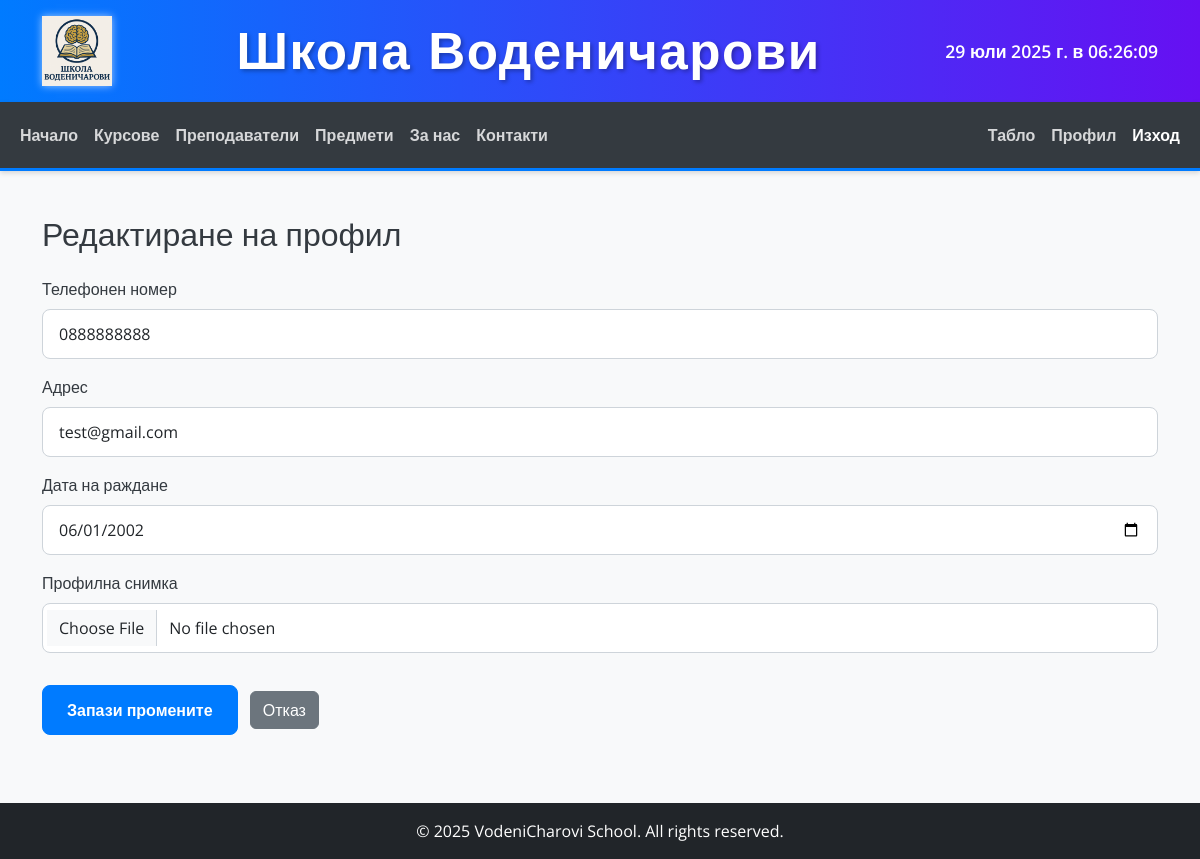
The app's page /profile/edit/ (signed in) with its own data.
### core/models.py (models this page shows, shortened)
class Profile(models.Model):
    user = models.OneToOneField(
        UserModel,
        on_delete=models.CASCADE,
        primary_key=True,
        related_name='profile',
        verbose_name="Потребител"
    )
    bio = models.TextField(
        blank=True,
        null=True,
        verbose_name="Био"
    )
    profile_picture = models.ImageField(
        upload_to='user_profiles/',
        blank=True,
        null=True,
        verbose_name="Профилна снимка"
    )
    phone_number = models.CharField(
        max_length=20,
        blank=True,
        null=True,
        verbose_name="Телефонен номер"
    )
    date_of_birth = models.DateField(
        blank=True,
        null=True
    )
    address = models.CharField(
        max_length=255, blank=True,
        null=True
    )
    class Meta:
        verbose_name = "Профил"
        verbose_name_plural = "Профили"

### core/views.py (the view)
# urls.py: path('profile/edit/', core_views.UserProfileUpdateView.as_view(), name='user_profile_update'),
class UserProfileUpdateView(LoginRequiredMixin, UpdateView):
    model = Profile
    form_class = UserProfileForm
    template_name = 'core/user_profile_form.html'
    success_url = reverse_lazy('user_profile')
    def get_object(self, queryset=None):
        return self.request.user.profile
    def get_context_data(self, **kwargs):
        context = super().get_context_data(**kwargs)
        context['form_title'] = 'Редактиране на профил'
        return context

### core/forms.py
class UserProfileForm(forms.ModelForm):
    class Meta:
        model = Profile
        fields = ['phone_number', 'address', 'date_of_birth', 'profile_picture']
        labels = {
            'phone_number': 'Телефонен номер',
            'address': 'Адрес',
            'date_of_birth': 'Дата на раждане',
            'profile_picture': 'Профилна снимка',
        }
        widgets = {
            'date_of_birth': forms.DateInput(attrs={'type': 'date', 'class': 'form-control'}),
            'profile_picture': forms.FileInput(attrs={'class': 'form-control'}),
        }
    def __init__(self, *args, **kwargs):
        super().__init__(*args, **kwargs)
        for name, field in self.fields.items():
            if not isinstance(field.widget, forms.FileInput):
                field.widget.attrs['class'] = 'form-control'

### templates/core/user_profile_form.html (shortened to what this page needs)
{% extends 'base.html' %}
{% block content %}
    <h2 class="mb-4">{{ form_title }}</h2>
    <form method="post" enctype="multipart/form-data">
        {% for field in form %}
            <div class="mb-3">
                <label for="{{ field.id_for_label }}" class="form-label">{{ field.label }}</label>
                {{ field }}
            </div>
        {% endfor %}
        <button type="submit" class="btn btn-primary mt-3">Запази промените</button>
        <a href="{% url 'user_profile' %}" class="btn btn-secondary mt-3 ms-2">Отказ</a>
    </form>
{% endblock %}

### static/css/style.css (style rules this page uses)
body { font-family: 'Open Sans', sans-serif; background-color: #f8f9fa; color: #343a40; }
.form-control { border-radius: 0.5rem; border: 1px solid #ced4da; padding: 0.75rem 1rem; font-size: 1rem; }
.btn-primary { background-color: #007bff; border-color: #007bff; border-radius: 0.5rem; padding: 0.75rem 1.5rem; font-weight: 600; transition: background-color 0.3s ease, border-color 0.3s ease; }

### records on screen
Profile: form "0888888888" "test@gmail.com" "06/01/2002"

### other values on screen
{{ field.label }} "Телефонен номер" "Адрес" "Дата на раждане" "Профилна снимка"
